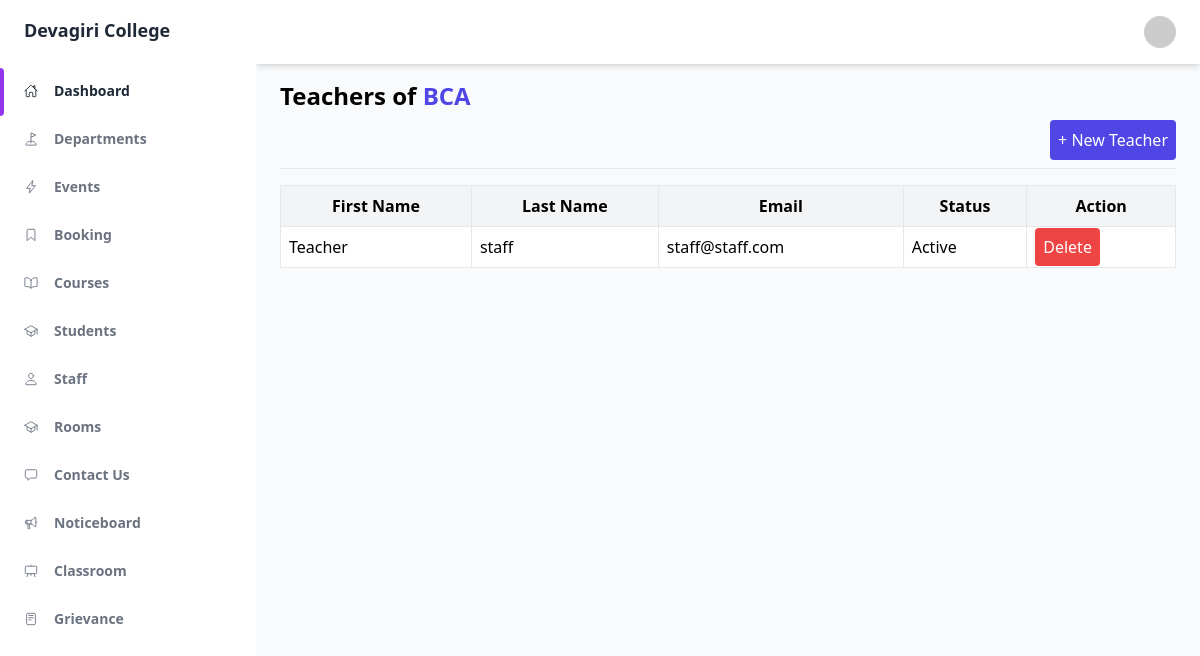
The app's page /administrator/classroom/teachers/1/ (signed in) with its own data.
### administrator/models.py (models this page shows)
class ClassRoom(models.Model):
    SEMESTERS = (
        (1, '1'),
        (2, '2'),
        (3, '3'),
        (4, '4'),
        (5, '5'),
        (6, '6'),
        (7, '7'),
        (8, '8'),
    )
    id = models.AutoField(primary_key=True)
    name = models.CharField(max_length=100, unique=True)
    course = models.ForeignKey(to=Course, on_delete=models.CASCADE)
    semester = models.IntegerField(choices=SEMESTERS)
    created_on = models.DateTimeField(auto_now_add=True)
    updated_on = models.DateTimeField(auto_now=True)
    image = models.ImageField(upload_to='classroom_images', blank=True, null=True)

class ClassRoomTeachers(models.Model):
    id = models.AutoField(primary_key=True)
    classroom = models.ForeignKey(to=ClassRoom, on_delete=models.CASCADE)
    teacher = models.ForeignKey(to=User, limit_choices_to={'staff': True}, on_delete=models.CASCADE)
    created_on = models.DateField(auto_now_add=True)
    updated_on = models.DateField(auto_now=True)

### accounts/models.py (models this page shows, shortened)
class User(AbstractBaseUser):
    id = models.BigAutoField(
        primary_key=True,
    )
    email = models.EmailField(
        verbose_name='email address',
        max_length=255,
        unique=True,
        validators=[
            validators.EmailValidator("Invalid Email")
        ]
    )
    first_name = models.CharField(
        max_length=50,
        verbose_name='First Name',
        blank=False,
        null=False,
        validators=[
            validators.MinLengthValidator(3, message="First name is too short"),
            validators.MaxLengthValidator(15, message="First name is too long"),
        ]
    )
    last_name = models.CharField(
        max_length=50,
        verbose_name='Last Name',
        blank=False,
        null=False,
        validators=[
            validators.MinLengthValidator(1, message="Last name is too short"),
            validators.MaxLengthValidator(15, message="Last name is too long"),
        ]
    )
    date_joined = models.DateTimeField(
        auto_now_add=True
    )
    last_updated = models.DateTimeField(
        auto_now=True
    )
    is_active = models.BooleanField(default=True)
    staff = models.BooleanField(default=False) # a admin user; non super-user
    admin = models.BooleanField(default=False) # a superuser
    instructor=models.BooleanField(default=False)
    student = models.BooleanField(default=True)
    has_confirmed_email = models.BooleanField(default=False)
    USERNAME_FIELD = 'email'
    REQUIRED_FIELDS = [] # Email & Password are required by default.
    objects = UserManager()
    failed_login_attempts = models.IntegerField(
        verbose_name='Login attempts',
        default=0,
        validators=[
            validators.MinValueValidator(0),
            validators.MaxValueValidator(100),
        ]
    )

### administrator/views.py (the view)
# urls.py: path('classroom/teachers/<id>/', ClassRoomTeachersListView.as_view(), name='classroomteachers_list'),
class ClassRoomTeachersListView(LoginRequiredMixin, UserPassesTestMixin, ListView):
    model = ClassRoomTeachers
    template_name = "administrator/classroomteachers/list.html"
    def get_queryset(self):
        queryset = super(ClassRoomTeachersListView, self).get_queryset()
        queryset = queryset.filter(classroom_id=self.kwargs['id'])
        return queryset
    def get_context_data(self, **kwargs):
        context = super(ClassRoomTeachersListView, self).get_context_data(**kwargs)
        context["classroom_id"] = self.kwargs['id']
        context["classroom"] = get_object_or_404(ClassRoom, id=self.kwargs['id'])
        return context
    def test_func(self):
        return self.request.user.admin

### administrator/templates/administrator/classroomteachers/list.html
{% extends 'master.html' %}
{% block content %}
<h1 class="font-bold text-2xl">Teachers of
    <a href="{% url 'classroom_list' %}" class="text-indigo-600">{{ classroom.name }}</a>
</h1>
<div class="py-2 flex">
    <a href="{% url 'classroomteachers_add_list' id=classroom_id %}" class="p-2 text-white rounded bg-indigo-600 ml-auto">+ New Teacher</a>
</div>
<hr />
<div class="container mt-4">
    {% if object_list %}
    <table class="w-full border">
        <tr class="border bg-gray-100">
            <th class="border p-2">First Name</th>
            <th class="border p-2">Last Name</th>
            <th class="border p-2">Email</th>
            <th class="border p-2">Status</th>
            <th class="border p-2">Action</th>
        </tr>
        {% for teacher in object_list %}
        <tr class="bg-white">
            <td class="border p-2">{{ teacher.teacher.first_name }}</td>
            <td class="border p-2">{{ teacher.teacher.last_name }}</td>
            <td class="border p-2">{{ teacher.teacher.email }}</td>
            <td class="border p-2">Active</td>
            <td class="border p-2">
                <a href="{% url 'classroomteachers_delete' id=teacher.id %}" class="bg-red-500 text-white p-2 rounded" onclick="return confirm('Are you sure you want to delete this teacher?');">Delete</a>
            </td>
        </tr>
        {% endfor %}
    </table>
    {% else %}
    <div class="p2 py-4 text-center bg-gray-100">
        <p class="text-gray-600">No teachers</p>
    </div>
    {% endif %}
</div>
{% endblock content %}

### records on screen
ClassRoom: name "BCA"
ClassRoomTeachers: teacher.first_name "Teacher", teacher.last_name "staff", teacher.email "staff@staff.com"
